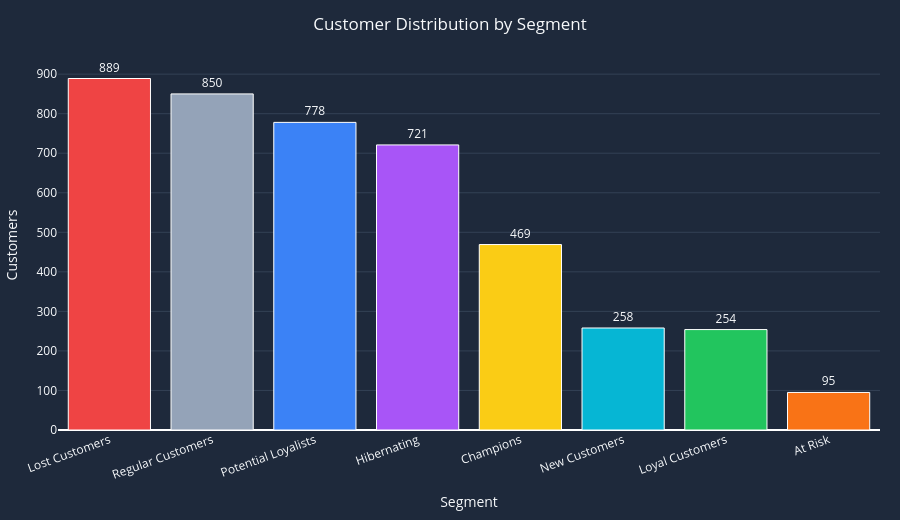

The notebook cell this image was saved under:
### Markdown cell above
## Phase 2

### Code cell
# ==========================================
# Segment Summary
# ==========================================

segment_counts = (
    df["Segment"]
    .value_counts()
    .reset_index()
)

segment_counts.columns = [
    "Segment",
    "Customers"
]

segment_counts["Percentage"] = (
    segment_counts["Customers"]
    / segment_counts["Customers"].sum()
) * 100

segment_counts["Percentage"] = (
    segment_counts["Percentage"]
    .round(2)
)

print(segment_counts)


# ==========================================
# Segment Distribution Bar Chart
# ==========================================

bar_fig = px.bar(

    segment_counts,

    x="Segment",

    y="Customers",

    color="Segment",

    color_discrete_map=SEGMENT_COLORS,

    text="Customers"

)

bar_fig.update_traces(

    textposition="outside",

    marker_line_width=1,

    marker_line_color="white",

    hovertemplate=

    "<b>%{x}</b><br>" +

    "Customers : %{y}<extra></extra>"

)

bar_fig.update_layout(

    title="Customer Distribution by Segment",

    title_x=0.5,

    height=520,

    paper_bgcolor=CARD,

    plot_bgcolor=CARD,

    font_color=TEXT,

    showlegend=False,

    margin=dict(

        l=20,

        r=20,

        t=60,

        b=20

    )

)

bar_fig.update_xaxes(

    showgrid=False,

    tickangle=-20

)

bar_fig.update_yaxes(

    gridcolor="#334155"

)

### Figure 1 — Plotly figure (JSON) as saved in the notebook; plotly's stock layout.template omitted (floating-point values rounded to 4 significant figures)
{"data": [{"alignmentgroup": "True", "hovertemplate": "<b>%{x}</b><br>Customers : %{y}<extra></extra>", "legendgroup": "Lost Customers", "marker": {"color": "#EF4444", "line": {"color": "white", "width": 1}, "pattern": {"shape": ""}}, "name": "Lost Customers", "offsetgroup": "Lost Customers", "orientation": "v", "showlegend": true, "text": [889], "textposition": "outside", "type": "bar", "x": ["Lost Customers"], "xaxis": "x", "y": [889], "yaxis": "y"}, {"alignmentgroup": "True", "hovertemplate": "<b>%{x}</b><br>Customers : %{y}<extra></extra>", "legendgroup": "Regular Customers", "marker": {"color": "#94A3B8", "line": {"color": "white", "width": 1}, "pattern": {"shape": ""}}, "name": "Regular Customers", "offsetgroup": "Regular Customers", "orientation": "v", "showlegend": true, "text": [850], "textposition": "outside", "type": "bar", "x": ["Regular Customers"], "xaxis": "x", "y": [850], "yaxis": "y"}, {"alignmentgroup": "True", "hovertemplate": "<b>%{x}</b><br>Customers : %{y}<extra></extra>", "legendgroup": "Potential Loyalists", "marker": {"color": "#3B82F6", "line": {"color": "white", "width": 1}, "pattern": {"shape": ""}}, "name": "Potential Loyalists", "offsetgroup": "Potential Loyalists", "orientation": "v", "showlegend": true, "text": [778], "textposition": "outside", "type": "bar", "x": ["Potential Loyalists"], "xaxis": "x", "y": [778], "yaxis": "y"}, {"alignmentgroup": "True", "hovertemplate": "<b>%{x}</b><br>Customers : %{y}<extra></extra>", "legendgroup": "Hibernating", "marker": {"color": "#A855F7", "line": {"color": "white", "width": 1}, "pattern": {"shape": ""}}, "name": "Hibernating", "offsetgroup": "Hibernating", "orientation": "v", "showlegend": true, "text": [721], "textposition": "outside", "type": "bar", "x": ["Hibernating"], "xaxis": "x", "y": [721], "yaxis": "y"}, {"alignmentgroup": "True", "hovertemplate": "<b>%{x}</b><br>Customers : %{y}<extra></extra>", "legendgroup": "Champions", "marker": {"color": "#FACC15", "line": {"color": "white", "width": 1}, "pattern": {"shape": ""}}, "name": "Champions", "offsetgroup": "Champions", "orientation": "v", "showlegend": true, "text": [469], "textposition": "outside", "type": "bar", "x": ["Champions"], "xaxis": "x", "y": [469], "yaxis": "y"}, {"alignmentgroup": "True", "hovertemplate": "<b>%{x}</b><br>Customers : %{y}<extra></extra>", "legendgroup": "New Customers", "marker": {"color": "#06B6D4", "line": {"color": "white", "width": 1}, "pattern": {"shape": ""}}, "name": "New Customers", "offsetgroup": "New Customers", "orientation": "v", "showlegend": true, "text": [258], "textposition": "outside", "type": "bar", "x": ["New Customers"], "xaxis": "x", "y": [258], "yaxis": "y"}, {"alignmentgroup": "True", "hovertemplate": "<b>%{x}</b><br>Customers : %{y}<extra></extra>", "legendgroup": "Loyal Customers", "marker": {"color": "#22C55E", "line": {"color": "white", "width": 1}, "pattern": {"shape": ""}}, "name": "Loyal Customers", "offsetgroup": "Loyal Customers", "orientation": "v", "showlegend": true, "text": [254], "textposition": "outside", "type": "bar", "x": ["Loyal Customers"], "xaxis": "x", "y": [254], "yaxis": "y"}, {"alignmentgroup": "True", "hovertemplate": "<b>%{x}</b><br>Customers : %{y}<extra></extra>", "legendgroup": "At Risk", "marker": {"color": "#F97316", "line": {"color": "white", "width": 1}, "pattern": {"shape": ""}}, "name": "At Risk", "offsetgroup": "At Risk", "orientation": "v", "showlegend": true, "text": [95], "textposition": "outside", "type": "bar", "x": ["At Risk"], "xaxis": "x", "y": [95], "yaxis": "y"}], "layout": {"barmode": "relative", "font": {"color": "#F8FAFC"}, "height": 520, "legend": {"title": {"text": "Segment"}, "tracegroupgap": 0}, "margin": {"b": 20, "l": 20, "r": 20, "t": 60}, "paper_bgcolor": "#1E293B", "plot_bgcolor": "#1E293B", "showlegend": false, "title": {"text": "Customer Distribution by Segment", "x": 0.5}, "xaxis": {"anchor": "y", "categoryarray": ["Lost Customers", "Regular Customers", "Potential Loyalists", "Hibernating", "Champions", "New Customers", "Loyal Customers", "At Risk"], "categoryorder": "array", "domain": [0, 1], "showgrid": false, "tickangle": -20, "title": {"text": "Segment"}}, "yaxis": {"anchor": "x", "domain": [0, 1], "gridcolor": "#334155", "title": {"text": "Customers"}}}}
